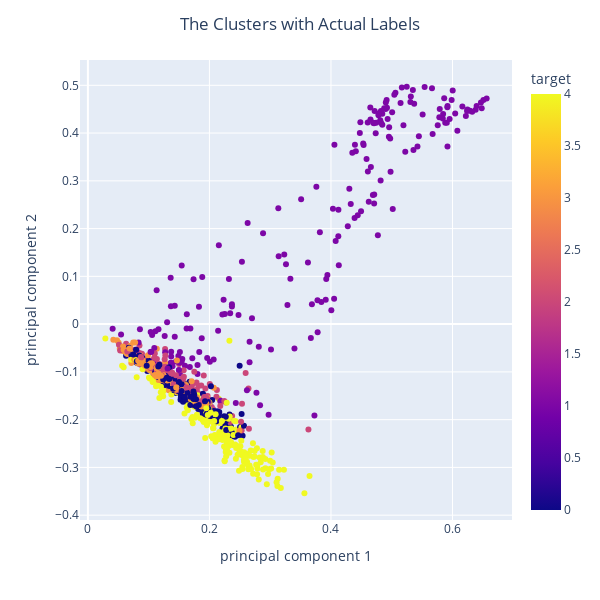
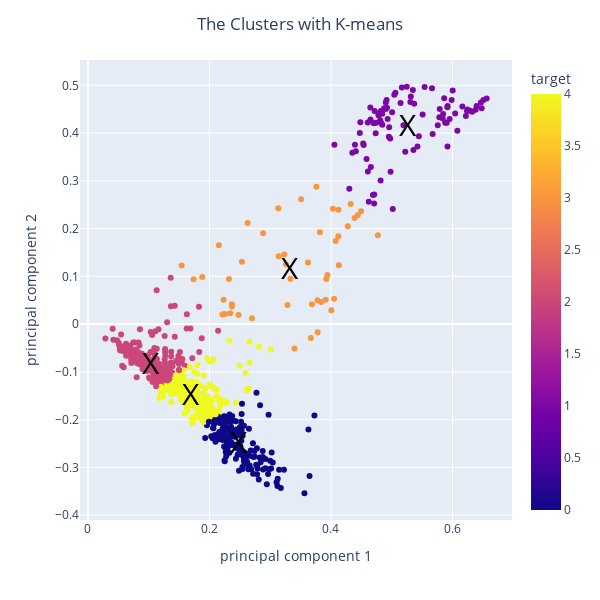

Notebook cell for these charts, in order:
### Code cell
from plotly.subplots import make_subplots
fig1 = px.scatter(data_frame=pca_df_final, x='principal component 1',
                  y='principal component 2', color='target')
fig1.update_layout({'title': {
                   'text': 'The Clusters with Actual Labels', 'x': 0.5}}, height=600, width=600)
fig1.show()
fig2 = px.scatter(data_frame=kmeans_df_final, x='principal component 1',
                  y='principal component 2', color='target')
fig2.update_layout(annotations=[
    dict(
        font=dict(color='black', size=30),
        showarrow=False,
        x=centroids[0][0],
        y=centroids[0][1],
        text="X"),
    dict(
        font=dict(color='black', size=30),
        showarrow=False,
        x=centroids[1][0],
        y=centroids[1][1],
        text="X",
    ),
    dict(font=dict(color='black', size=30),
         showarrow=False,
         x=centroids[2][0],
         y=centroids[2][1],
         text="X",
         ),
    dict(
        font=dict(color='black', size=30),
        showarrow=False,
        x=centroids[3][0],
        y=centroids[3][1],
        text="X",
    ), dict(
        font=dict(color='black', size=30),
        showarrow=False,
        x=centroids[4][0],
        y=centroids[4][1],
        text="X",
    )], height=600, width=600)
fig2.update_layout(
    {'title': {'text': 'The Clusters with K-means', 'x': 0.5}, }, height=600, width=600)
fig2.show()

### Figure 1 — Plotly figure (JSON) as saved in the notebook; plotly's stock layout.template omitted (floating-point values rounded to 4 significant figures; data arrays with more than 128 entries replaced by an {"elided": "..."} marker saying what was removed)
{"data": [{"hovertemplate": "principal component 1=%{x}<br>principal component 2=%{y}<br>target=%{marker.color}<extra></extra>", "legendgroup": "", "marker": {"color": {"elided": "1000 int values"}, "coloraxis": "coloraxis", "symbol": "circle"}, "mode": "markers", "name": "", "orientation": "v", "showlegend": false, "type": "scatter", "x": {"elided": "1000 float values"}, "xaxis": "x", "y": {"elided": "1000 float values"}, "yaxis": "y"}], "layout": {"coloraxis": {"colorbar": {"title": {"text": "target"}}, "colorscale": [[0, "#0d0887"], [0.1111, "#46039f"], [0.2222, "#7201a8"], [0.3333, "#9c179e"], [0.4444, "#bd3786"], [0.5556, "#d8576b"], [0.6667, "#ed7953"], [0.7778, "#fb9f3a"], [0.8889, "#fdca26"], [1, "#f0f921"]]}, "height": 600, "legend": {"tracegroupgap": 0}, "margin": {"t": 60}, "title": {"text": "The Clusters with Actual Labels", "x": 0.5}, "width": 600, "xaxis": {"anchor": "y", "domain": [0, 1], "title": {"text": "principal component 1"}}, "yaxis": {"anchor": "x", "domain": [0, 1], "title": {"text": "principal component 2"}}}}

### Figure 2 — Plotly figure (JSON) as saved in the notebook; plotly's stock layout.template omitted (floating-point values rounded to 4 significant figures; data arrays with more than 128 entries replaced by an {"elided": "..."} marker saying what was removed)
{"data": [{"hovertemplate": "principal component 1=%{x}<br>principal component 2=%{y}<br>target=%{marker.color}<extra></extra>", "legendgroup": "", "marker": {"color": {"elided": "1000 int values"}, "coloraxis": "coloraxis", "symbol": "circle"}, "mode": "markers", "name": "", "orientation": "v", "showlegend": false, "type": "scatter", "x": {"elided": "1000 float values"}, "xaxis": "x", "y": {"elided": "1000 float values"}, "yaxis": "y"}], "layout": {"annotations": [{"font": {"color": "black", "size": 30}, "showarrow": false, "text": "X", "x": 0.2482, "y": -0.2462}, {"font": {"color": "black", "size": 30}, "showarrow": false, "text": "X", "x": 0.527, "y": 0.4169}, {"font": {"color": "black", "size": 30}, "showarrow": false, "text": "X", "x": 0.1045, "y": -0.07959}, {"font": {"color": "black", "size": 30}, "showarrow": false, "text": "X", "x": 0.3331, "y": 0.1178}, {"font": {"color": "black", "size": 30}, "showarrow": false, "text": "X", "x": 0.1695, "y": -0.1446}], "coloraxis": {"colorbar": {"title": {"text": "target"}}, "colorscale": [[0, "#0d0887"], [0.1111, "#46039f"], [0.2222, "#7201a8"], [0.3333, "#9c179e"], [0.4444, "#bd3786"], [0.5556, "#d8576b"], [0.6667, "#ed7953"], [0.7778, "#fb9f3a"], [0.8889, "#fdca26"], [1, "#f0f921"]]}, "height": 600, "legend": {"tracegroupgap": 0}, "margin": {"t": 60}, "title": {"text": "The Clusters with K-means", "x": 0.5}, "width": 600, "xaxis": {"anchor": "y", "domain": [0, 1], "title": {"text": "principal component 1"}}, "yaxis": {"anchor": "x", "domain": [0, 1], "title": {"text": "principal component 2"}}}}
